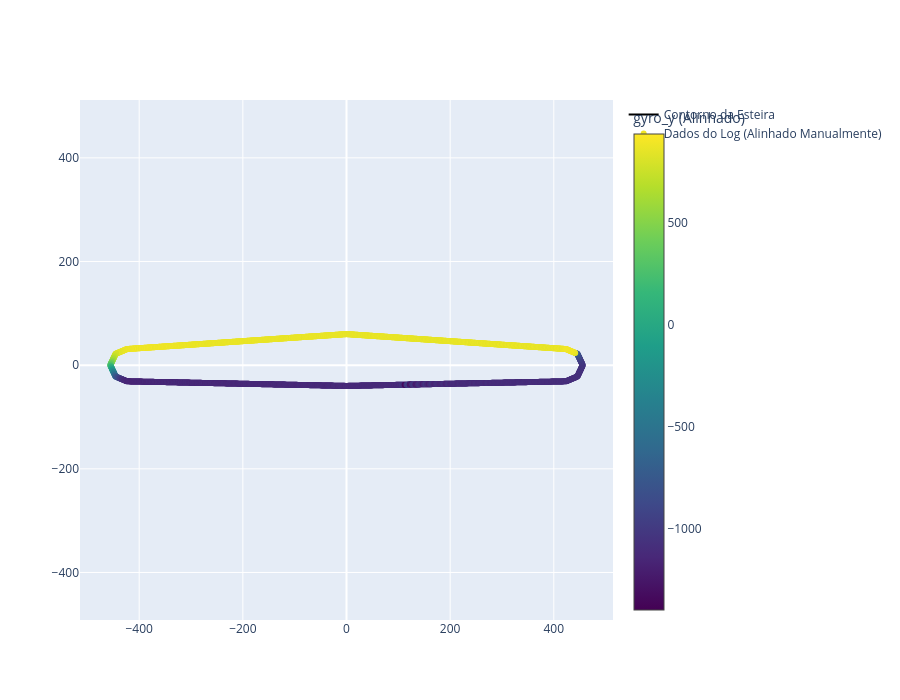

Notebook code cell kept with this figure:
### Markdown cell above
### Plot tentando girar manualmente os dados na esteira

Não é eficiente, mas queria testar se daria certo alinhar manualmente o __df_ref__

### Code cell
sinal_gyro_y = df_ref['gyro_y'].values
n_samples_ref = len(sinal_gyro_y) # 1871 

sinal_alinhado = np.roll(sinal_gyro_y, -20) # esse valor que alterei manualmente pra alinhar visualmente

fig = go.Figure()

fig.add_trace(go.Scatter(
    x=conveyor_path[:, 0], y=conveyor_path[:, 1], mode='lines',
    line=dict(color='black', width=2), name='Contorno da Esteira'
))
fig.add_trace(go.Scatter(
    x=interpolated_points_ref[:, 0], y=interpolated_points_ref[:, 1], mode='markers',
    
    marker=dict(size=6, color=sinal_alinhado, # usando o sinal girado no plot
                colorscale='Viridis', showscale=True, 
                colorbar=dict(title='gyro_y (Alinhado)')),
    
    hoverinfo='text', 
    hovertext=hover_texts,
    name='Dados do Log (Alinhado Manualmente)'
))
fig.update_layout(
    yaxis_scaleanchor="x", yaxis_scaleratio=1,
    showlegend=True, width=900, height=700
)

fig.show()

### Figure 1 — Plotly figure (JSON) as saved in the notebook; plotly's stock layout.template omitted (floating-point values rounded to 4 significant figures; data arrays with more than 128 entries replaced by an {"elided": "..."} marker saying what was removed)
{"data": [{"line": {"color": "black", "width": 2}, "mode": "lines", "name": "Contorno da Esteira", "type": "scatter", "x": [423.6, 0, -423.6, -445.6, -455.7, -445.6, -423.6, 0, 423.6, 445.6, 455.7, 445.6, 423.6], "y": [31.14, 60, 31.14, 21.79, 0, -21.79, -31.14, -40, -31.14, -21.79, 0, 21.79, 31.14]}, {"hoverinfo": "text", "hovertext": {"elided": "1871 str values"}, "marker": {"color": {"elided": "1871 int values"}, "colorbar": {"title": {"text": "gyro_y (Alinhado)"}}, "colorscale": [[0, "#440154"], [0.1111, "#482878"], [0.2222, "#3e4989"], [0.3333, "#31688e"], [0.4444, "#26828e"], [0.5556, "#1f9e89"], [0.6667, "#35b779"], [0.7778, "#6ece58"], [0.8889, "#b5de2b"], [1, "#fde725"]], "showscale": true, "size": 6}, "mode": "markers", "name": "Dados do Log (Alinhado Manualmente)", "type": "scatter", "x": {"elided": "1871 float values"}, "y": {"elided": "1871 float values"}}], "layout": {"height": 700, "showlegend": true, "width": 900, "yaxis": {"scaleanchor": "x", "scaleratio": 1}}}
